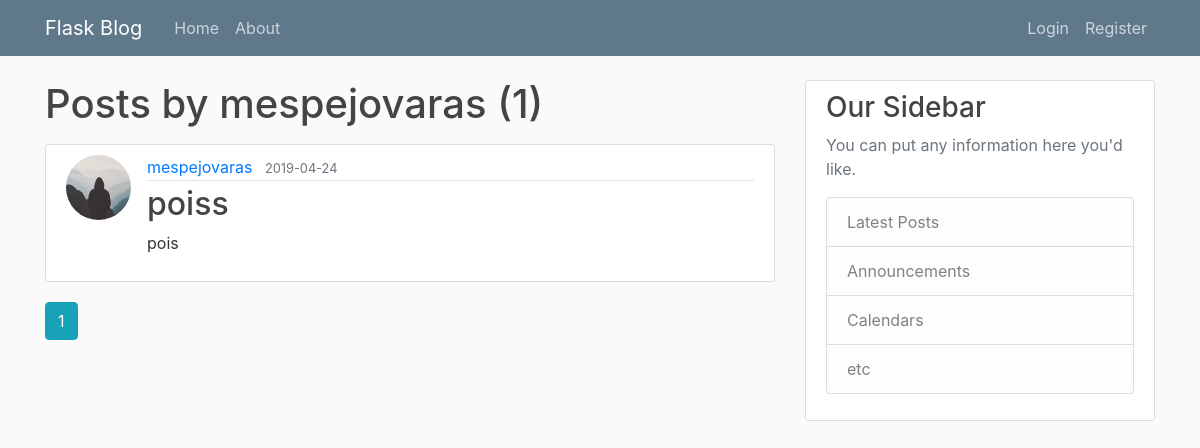
Before: /user/mespejovaras with the older database file.
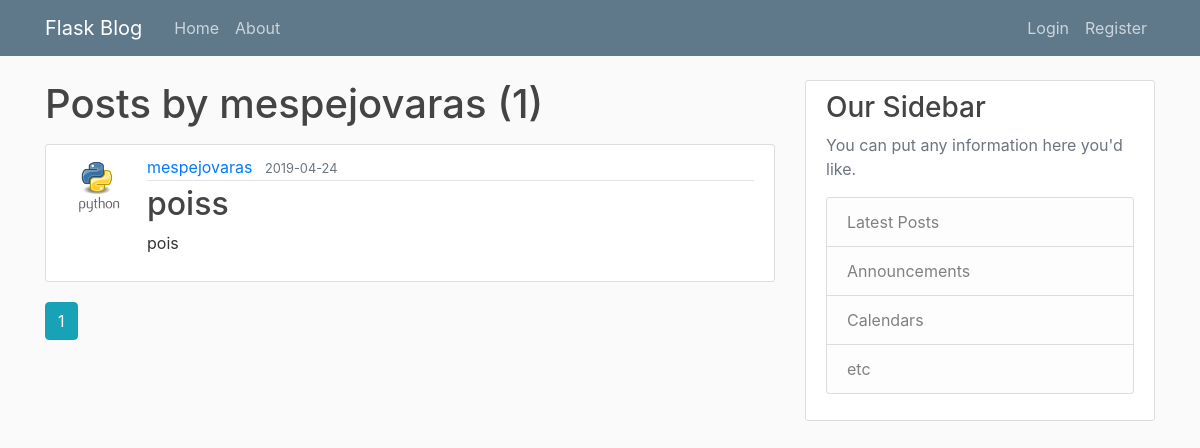
After: the same page with the newer database file.
### flaskblog/models.py (models this page shows, shortened)
class Post(db.Model):
    id = db.Column(db.Integer, primary_key=True)
    title = db.Column(db.String(100), nullable=False)
    date_posted = db.Column(db.DateTime, nullable=False, default=datetime.utcnow)
    content = db.Column(db.Text, nullable=False)
    user_id = db.Column(db.Integer, db.ForeignKey('user.id'), nullable=False)

class User(db.Model, UserMixin):
    id = db.Column(db.Integer, primary_key=True)
    username = db.Column(db.String(20), unique=True, nullable=False)
    email = db.Column(db.String(120), unique=True, nullable=False)
    image_file = db.Column(db.String(20), nullable=False, default='default.jpg')
    password = db.Column(db.String(60), nullable=False)
    posts = db.relationship('Post', backref='author', lazy=True)

### flaskblog/users/routes.py (the view)
@users.route("/user/<string:username>")
def user_posts(username):
    page = request.args.get('page', 1, type=int)
    user = User.query.filter_by(username=username).first_or_404()
    posts = Post.query.filter_by(author=user)\
        .order_by(Post.date_posted.desc())\
        .paginate(page=page, per_page=5)
    return render_template('user_posts.html', posts=posts, user=user)

### flaskblog/templates/user_posts.html
{% extends "layout.html" %}
{% block content %}
    <h1 class="mb-3">Posts by {{ user.username }} ({{ posts.total }})</h1>
    {% for post in posts.items %}
        <article class="media content-section">
          <img class="rounded-circle article-img" src="{{ url_for('static', filename='profile_pics/' + post.author.image_file) }}">
          <div class="media-body">
            <div class="article-metadata">
              <a class="mr-2" href="{{ url_for('users.user_posts', username=post.author.username) }}">{{ post.author.username }}</a>
              <small class="text-muted">{{ post.date_posted.strftime('%Y-%m-%d') }}</small>
            </div>
            <h2><a class="article-title" href="{{ url_for('posts.post', post_id=post.id) }}">{{ post.title }}</a></h2>
            <p class="article-content">{{ post.content }}</p>
          </div>
        </article>
    {% endfor %}
    {% for page_num in posts.iter_pages(left_edge=1, right_edge=1, left_current=1, right_current=2) %}
      {% if page_num %}
        {% if posts.page == page_num %}
          <a class="btn btn-info mb-4" href="{{ url_for('users.user_posts',username=user.username, page=page_num) }}">{{ page_num }}</a>
        {% else %}
          <a class="btn btn-outline-info mb-4" href="{{ url_for('users.user_posts',username=user.username, page=page_num) }}">{{ page_num }}</a>
        {% endif %}
      {% else %}
        ...
      {% endif %}
    {% endfor %}
{% endblock content %}

Changed rows visible on the page:
changed through a linked row, Post "poiss": image_file: a different picture
